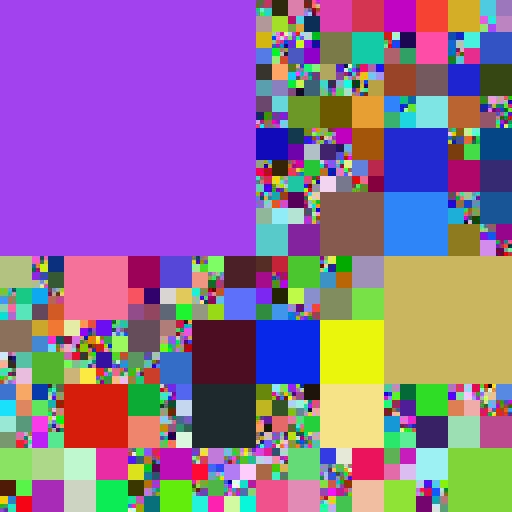
Frame 1 (no input)
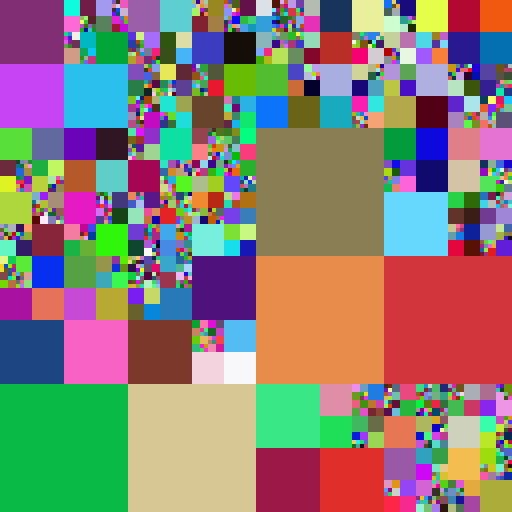
Frame 60 (the mouse pressed at the canvas centre just before this capture)
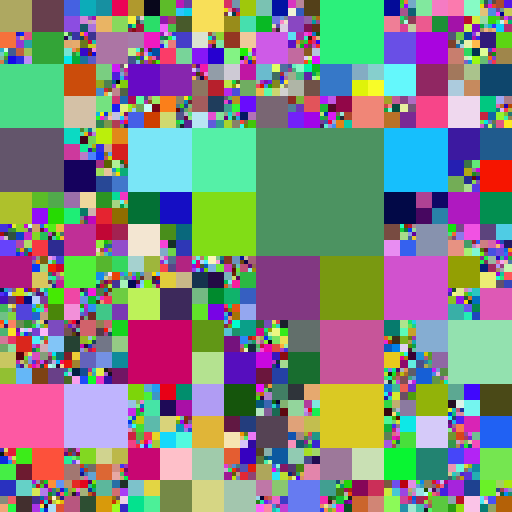
Frame 120 (the mouse held since frame 60 and released just before this capture)

The Processing sketch that drew these frames (run headless with seeded random() and noise(); from frame 60 on, the mouse is pressed at the canvas centre):

// Processing sketch: ColorfulQuadtree
// ── ColorfulQuadtree.pde



QuadTree quad;
void setup(){
  frameRate(5);
  size(512, 512);
}

void draw(){
  quad = new QuadTree(0, 0, 512, 0);
  quad.show();
  
}

// ── QuadTree.pde


class QuadTree{
  PVector[] cords;
  QuadTree[] children;
  color[] Color;
  int size;
  
  QuadTree(int startX, int startY, int size, int depth) {
     
      cords = new PVector[4];
      cords[0] = new PVector(startX, startY);
      cords[1] = new PVector(startX + size/2, startY);
      cords[2] = new PVector(startX, startY + size/2);
      cords[3] = new PVector(startX + size/2, startY + size/2);
      
      this.size = size;
      
      Color = new color[4];
      for (int j = 0; j < 4; j++) {
        Color[j] = color(random(255), random(255), random(255));
      }
      
      children = new QuadTree[4];
      if (depth < 6) {
        for (int i = 0; i < 4; i++) {
           if (Math.random() > 0.1 * depth + 0.1) {
               children[i] = new QuadTree(int(cords[i].x), int(cords[i].y), size/2, depth + 1);
           }
        }
      }
  }
  void show(){
    for (int i = 0; i < children.length; i++) {
      if (children[i] == null) {
          noStroke();
          fill(Color[i]);
          rect(cords[i].x, cords[i].y, size/2, size/2);
      } else {
        children[i].show();
      }
    }
  }
}
